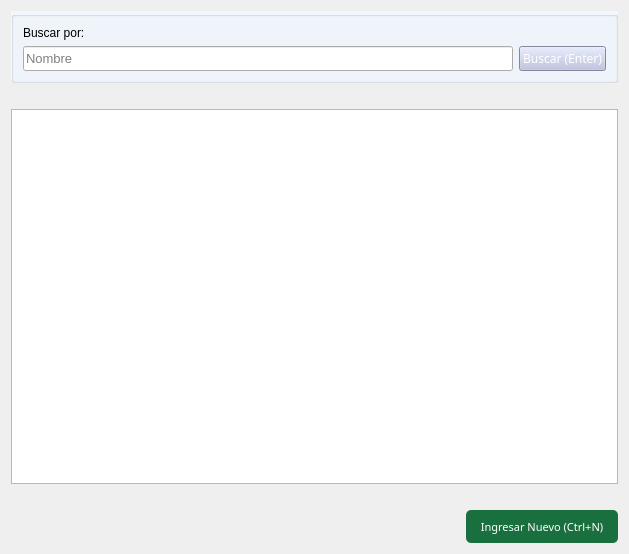
<?xml version="1.0" encoding="UTF-8"?>
<ui version="4.0">
 <class>Form</class>
 <widget class="QWidget" name="Form">
  <property name="geometry">
   <rect>
    <x>0</x>
    <y>0</y>
    <width>629</width>
    <height>554</height>
   </rect>
  </property>
  <property name="windowTitle">
   <string>Administrar Destinos</string>
  </property>
  <layout class="QGridLayout" name="gridLayout">
   <item row="0" column="0">
    <layout class="QGridLayout" name="gridLayout_2" rowstretch="0,0,80,0,7,0">
     <item row="2" column="0" colspan="2">
      <widget class="QTableView" name="tbl_destinos">
       <property name="selectionBehavior">
        <enum>QAbstractItemView::SelectRows</enum>
       </property>
       <attribute name="verticalHeaderVisible">
        <bool>false</bool>
       </attribute>
      </widget>
     </item>
     <item row="1" column="0" colspan="2">
      <spacer name="horizontalSpacer">
       <property name="orientation">
        <enum>Qt::Horizontal</enum>
       </property>
       <property name="sizeHint" stdset="0">
        <size>
         <width>40</width>
         <height>20</height>
        </size>
       </property>
      </spacer>
     </item>
     <item row="0" column="0" colspan="2">
      <widget class="QGroupBox" name="groupBox_2">
       <property name="styleSheet">
        <string notr="true">#groupBox_2{
	background-color: #F2F6FD;
	}</string>
       </property>
       <property name="title">
        <string/>
       </property>
       <layout class="QGridLayout" name="gridLayout_3" columnstretch="90,10">
        <item row="1" column="0">
         <widget class="QLineEdit" name="ln_buscar">
          <property name="sizePolicy">
           <sizepolicy hsizetype="Expanding" vsizetype="Expanding">
            <horstretch>0</horstretch>
            <verstretch>0</verstretch>
           </sizepolicy>
          </property>
          <property name="font">
           <font>
            <family>MS Shell Dlg 2</family>
            <pointsize>10</pointsize>
            <weight>50</weight>
            <bold>false</bold>
           </font>
          </property>
          <property name="mouseTracking">
           <bool>false</bool>
          </property>
          <property name="text">
           <string/>
          </property>
          <property name="frame">
           <bool>true</bool>
          </property>
          <property name="placeholderText">
           <string>Nombre</string>
          </property>
         </widget>
        </item>
        <item row="1" column="1">
         <widget class="QPushButton" name="btn_buscar">
          <property name="sizePolicy">
           <sizepolicy hsizetype="Expanding" vsizetype="Expanding">
            <horstretch>0</horstretch>
            <verstretch>0</verstretch>
           </sizepolicy>
          </property>
          <property name="font">
           <font>
            <family>Ariall</family>
           </font>
          </property>
          <property name="styleSheet">
           <string notr="true">#btn_buscar{
background-color:#B7BEDF;
color: #FFFFFF;
}

#btn_buscar:hover{
background-color: #BAC1D7 
	}</string>
          </property>
          <property name="text">
           <string>Buscar (Enter)</string>
          </property>
          <property name="icon">
           <iconset>
            <normaloff>../ico/search.png</normaloff>../ico/search.png</iconset>
          </property>
          <property name="iconSize">
           <size>
            <width>10</width>
            <height>10</height>
           </size>
          </property>
         </widget>
        </item>
        <item row="0" column="0" colspan="2">
         <widget class="QLabel" name="label_2">
          <property name="styleSheet">
           <string notr="true"/>
          </property>
          <property name="text">
           <string>Buscar por:</string>
          </property>
         </widget>
        </item>
       </layout>
      </widget>
     </item>
     <item row="4" column="0" rowspan="2" colspan="2">
      <layout class="QHBoxLayout" name="horizontalLayout" stretch="0,0,0,0">
       <item>
        <spacer name="horizontalSpacer_2">
         <property name="orientation">
          <enum>Qt::Horizontal</enum>
         </property>
         <property name="sizeHint" stdset="0">
          <size>
           <width>40</width>
           <height>20</height>
          </size>
         </property>
        </spacer>
       </item>
       <item>
        <spacer name="horizontalSpacer_3">
         <property name="orientation">
          <enum>Qt::Horizontal</enum>
         </property>
         <property name="sizeHint" stdset="0">
          <size>
           <width>40</width>
           <height>20</height>
          </size>
         </property>
        </spacer>
       </item>
       <item>
        <spacer name="horizontalSpacer_5">
         <property name="orientation">
          <enum>Qt::Horizontal</enum>
         </property>
         <property name="sizeHint" stdset="0">
          <size>
           <width>40</width>
           <height>20</height>
          </size>
         </property>
        </spacer>
       </item>
       <item>
        <widget class="QPushButton" name="btn_nuevo">
         <property name="sizePolicy">
          <sizepolicy hsizetype="Expanding" vsizetype="Fixed">
           <horstretch>0</horstretch>
           <verstretch>0</verstretch>
          </sizepolicy>
         </property>
         <property name="maximumSize">
          <size>
           <width>200</width>
           <height>200</height>
          </size>
         </property>
         <property name="font">
          <font>
           <family>Ariall</family>
           <pointsize>-1</pointsize>
          </font>
         </property>
         <property name="styleSheet">
          <string notr="true">/*Estilos para el botón*/

#btn_nuevo{
	background-color: #196F3D;
	color: #ffffff;
	font-family: 'Ariall';
	font-size: 11px;
	border-radius: 5px;
	}

#btn_nuevo:hover{
	background-color: #04B431;
	}
</string>
         </property>
         <property name="text">
          <string>Ingresar Nuevo (Ctrl+N)</string>
         </property>
         <property name="icon">
          <iconset>
           <normaloff>../ico/add_to_database.ico</normaloff>../ico/add_to_database.ico</iconset>
         </property>
         <property name="iconSize">
          <size>
           <width>20</width>
           <height>20</height>
          </size>
         </property>
         <property name="shortcut">
          <string>Ctrl+N</string>
         </property>
        </widget>
       </item>
      </layout>
     </item>
     <item row="3" column="0">
      <spacer name="horizontalSpacer_4">
       <property name="orientation">
        <enum>Qt::Horizontal</enum>
       </property>
       <property name="sizeHint" stdset="0">
        <size>
         <width>40</width>
         <height>20</height>
        </size>
       </property>
      </spacer>
     </item>
    </layout>
   </item>
  </layout>
 </widget>
 <tabstops>
  <tabstop>ln_buscar</tabstop>
  <tabstop>btn_buscar</tabstop>
  <tabstop>tbl_destinos</tabstop>
  <tabstop>btn_nuevo</tabstop>
 </tabstops>
 <resources/>
 <connections/>
</ui>
